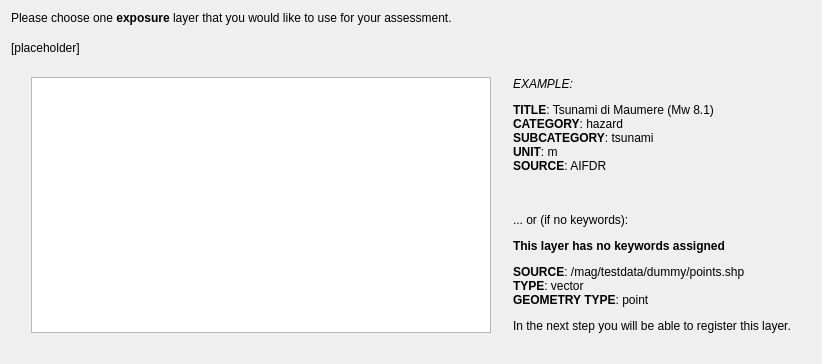
     <widget class="QWidget" name="pgF15ExpLayerBrowser">
      <layout class="QVBoxLayout" name="verticalLayout_20">
       <item>
        <widget class="QLabel" name="lblSelectBrowserExpLayer">
         <property name="styleSheet">
          <string notr="true">font: 11pt &quot;Ubuntu&quot;;</string>
         </property>
         <property name="text">
          <string>Please choose one &lt;b&gt;exposure&lt;/b&gt; layer that you would like to use for your assessment.</string>
         </property>
         <property name="wordWrap">
          <bool>true</bool>
         </property>
        </widget>
       </item>
       <item>
        <spacer name="verticalSpacer_67">
         <property name="orientation">
          <enum>Qt::Vertical</enum>
         </property>
         <property name="sizeType">
          <enum>QSizePolicy::Fixed</enum>
         </property>
         <property name="sizeHint" stdset="0">
          <size>
           <width>20</width>
           <height>10</height>
          </size>
         </property>
        </spacer>
       </item>
       <item>
        <widget class="QLabel" name="lblExpLayerFromBrowserConstraint">
         <property name="styleSheet">
          <string notr="true">font: 11pt &quot;Ubuntu&quot;;</string>
         </property>
         <property name="text">
          <string>[placeholder]</string>
         </property>
         <property name="wordWrap">
          <bool>true</bool>
         </property>
        </widget>
       </item>
       <item>
        <spacer name="verticalSpacer_48">
         <property name="orientation">
          <enum>Qt::Vertical</enum>
         </property>
         <property name="sizeType">
          <enum>QSizePolicy::Fixed</enum>
         </property>
         <property name="sizeHint" stdset="0">
          <size>
           <width>20</width>
           <height>16</height>
          </size>
         </property>
        </spacer>
       </item>
       <item>
        <layout class="QGridLayout" name="gridLayout_21">
         <item row="0" column="0">
          <spacer name="horizontalSpacer_51">
           <property name="orientation">
            <enum>Qt::Horizontal</enum>
           </property>
           <property name="sizeType">
            <enum>QSizePolicy::Fixed</enum>
           </property>
           <property name="sizeHint" stdset="0">
            <size>
             <width>20</width>
             <height>20</height>
            </size>
           </property>
          </spacer>
         </item>
         <item row="0" column="2">
          <spacer name="horizontalSpacer_52">
           <property name="orientation">
            <enum>Qt::Horizontal</enum>
           </property>
           <property name="sizeType">
            <enum>QSizePolicy::Fixed</enum>
           </property>
           <property name="sizeHint" stdset="0">
            <size>
             <width>16</width>
             <height>20</height>
            </size>
           </property>
          </spacer>
         </item>
         <item row="0" column="3">
          <widget class="QLabel" name="lblDescribeBrowserExpLayer">
           <property name="text">
            <string notr="true">&lt;html&gt;&lt;head/&gt;&lt;body&gt;&lt;p&gt;&lt;i&gt;EXAMPLE:&lt;/i&gt;&lt;/p&gt;&lt;p&gt;&lt;span style=&quot; font-weight:600;&quot;&gt;TITLE&lt;/span&gt;: Tsunami di Maumere (Mw 8.1)&lt;br/&gt;&lt;span style=&quot; font-weight:600;&quot;&gt;CATEGORY&lt;/span&gt;: hazard&lt;br/&gt;&lt;span style=&quot; font-weight:600;&quot;&gt;SUBCATEGORY&lt;/span&gt;: tsunami&lt;br/&gt;&lt;span style=&quot; font-weight:600;&quot;&gt;UNIT&lt;/span&gt;: m&lt;br/&gt;&lt;span style=&quot; font-weight:600;&quot;&gt;SOURCE&lt;/span&gt;: AIFDR &lt;br/&gt;&lt;br/&gt;&lt;/p&gt;&lt;p&gt;... or (if no keywords):&lt;/p&gt;&lt;p&gt;&lt;span style=&quot; font-weight:600;&quot;&gt;This layer has no keywords assigned&lt;/span&gt;&lt;/p&gt;&lt;p&gt;&lt;span style=&quot; font-weight:600;&quot;&gt;SOURCE&lt;/span&gt;: /mag/testdata/dummy/points.shp&lt;br/&gt;&lt;span style=&quot; font-weight:600;&quot;&gt;TYPE&lt;/span&gt;: vector&lt;br/&gt;&lt;span style=&quot; font-weight:600;&quot;&gt;GEOMETRY TYPE&lt;/span&gt;: point&lt;/p&gt;&lt;p&gt;In the next step you will be able to register this layer.&lt;/p&gt;&lt;/body&gt;&lt;/html&gt;</string>
           </property>
           <property name="alignment">
            <set>Qt::AlignLeading|Qt::AlignLeft|Qt::AlignTop</set>
           </property>
           <property name="wordWrap">
            <bool>true</bool>
           </property>
          </widget>
         </item>
         <item row="0" column="4">
          <spacer name="horizontalSpacer_53">
           <property name="orientation">
            <enum>Qt::Horizontal</enum>
           </property>
           <property name="sizeType">
            <enum>QSizePolicy::Fixed</enum>
           </property>
           <property name="sizeHint" stdset="0">
            <size>
             <width>20</width>
             <height>20</height>
            </size>
           </property>
          </spacer>
         </item>
         <item row="0" column="1">
          <widget class="QTreeView" name="tvBrowserExposure">
           <property name="minimumSize">
            <size>
             <width>460</width>
             <height>0</height>
            </size>
           </property>
           <property name="maximumSize">
            <size>
             <width>460</width>
             <height>16777215</height>
            </size>
           </property>
           <attribute name="headerVisible">
            <bool>false</bool>
           </attribute>
          </widget>
         </item>
        </layout>
       </item>
       <item>
        <spacer name="verticalSpacer_49">
         <property name="orientation">
          <enum>Qt::Vertical</enum>
         </property>
         <property name="sizeType">
          <enum>QSizePolicy::Fixed</enum>
         </property>
         <property name="sizeHint" stdset="0">
          <size>
           <width>20</width>
           <height>20</height>
          </size>
         </property>
        </spacer>
       </item>
      </layout>
     </widget>
